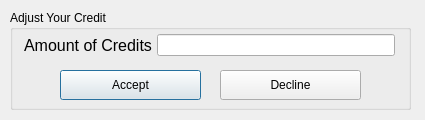
<?xml version="1.0" encoding="UTF-8"?>
<ui version="4.0">
 <class>Dialog</class>
 <widget class="QDialog" name="Dialog">
  <property name="geometry">
   <rect>
    <x>0</x>
    <y>0</y>
    <width>425</width>
    <height>120</height>
   </rect>
  </property>
  <property name="windowTitle">
   <string>Dialog</string>
  </property>
  <widget class="QGroupBox" name="groupBox">
   <property name="geometry">
    <rect>
     <x>10</x>
     <y>10</y>
     <width>401</width>
     <height>100</height>
    </rect>
   </property>
   <property name="title">
    <string>Adjust Your Credit</string>
   </property>
   <widget class="QWidget" name="formLayoutWidget">
    <property name="geometry">
     <rect>
      <x>9</x>
      <y>19</y>
      <width>381</width>
      <height>129</height>
     </rect>
    </property>
    <layout class="QFormLayout" name="formLayout">
     <property name="horizontalSpacing">
      <number>5</number>
     </property>
     <property name="verticalSpacing">
      <number>5</number>
     </property>
     <property name="leftMargin">
      <number>5</number>
     </property>
     <property name="topMargin">
      <number>5</number>
     </property>
     <property name="rightMargin">
      <number>5</number>
     </property>
     <property name="bottomMargin">
      <number>5</number>
     </property>
     <item row="0" column="0">
      <widget class="QLabel" name="AmountCreditlabel">
       <property name="font">
        <font>
         <pointsize>12</pointsize>
        </font>
       </property>
       <property name="text">
        <string>Amount of Credits</string>
       </property>
      </widget>
     </item>
     <item row="0" column="1">
      <widget class="QLineEdit" name="amountCreditEdit"/>
     </item>
    </layout>
   </widget>
   <widget class="QPushButton" name="AcceptCreditButton">
    <property name="geometry">
     <rect>
      <x>50</x>
      <y>60</y>
      <width>141</width>
      <height>30</height>
     </rect>
    </property>
    <property name="text">
     <string>Accept</string>
    </property>
   </widget>
   <widget class="QPushButton" name="DeclineCreditButton">
    <property name="geometry">
     <rect>
      <x>210</x>
      <y>60</y>
      <width>141</width>
      <height>30</height>
     </rect>
    </property>
    <property name="text">
     <string>Decline</string>
    </property>
   </widget>
  </widget>
 </widget>
 <tabstops>
  <tabstop>amountCreditEdit</tabstop>
  <tabstop>AcceptCreditButton</tabstop>
 </tabstops>
 <resources/>
 <connections>
  <connection>
   <sender>DeclineCreditButton</sender>
   <signal>clicked()</signal>
   <receiver>Dialog</receiver>
   <slot>close()</slot>
   <hints>
    <hint type="sourcelabel">
     <x>290</x>
     <y>84</y>
    </hint>
    <hint type="destinationlabel">
     <x>212</x>
     <y>59</y>
    </hint>
   </hints>
  </connection>
  <connection>
   <sender>AcceptCreditButton</sender>
   <signal>clicked()</signal>
   <receiver>Dialog</receiver>
   <slot>close()</slot>
   <hints>
    <hint type="sourcelabel">
     <x>130</x>
     <y>84</y>
    </hint>
    <hint type="destinationlabel">
     <x>212</x>
     <y>59</y>
    </hint>
   </hints>
  </connection>
 </connections>
</ui>
